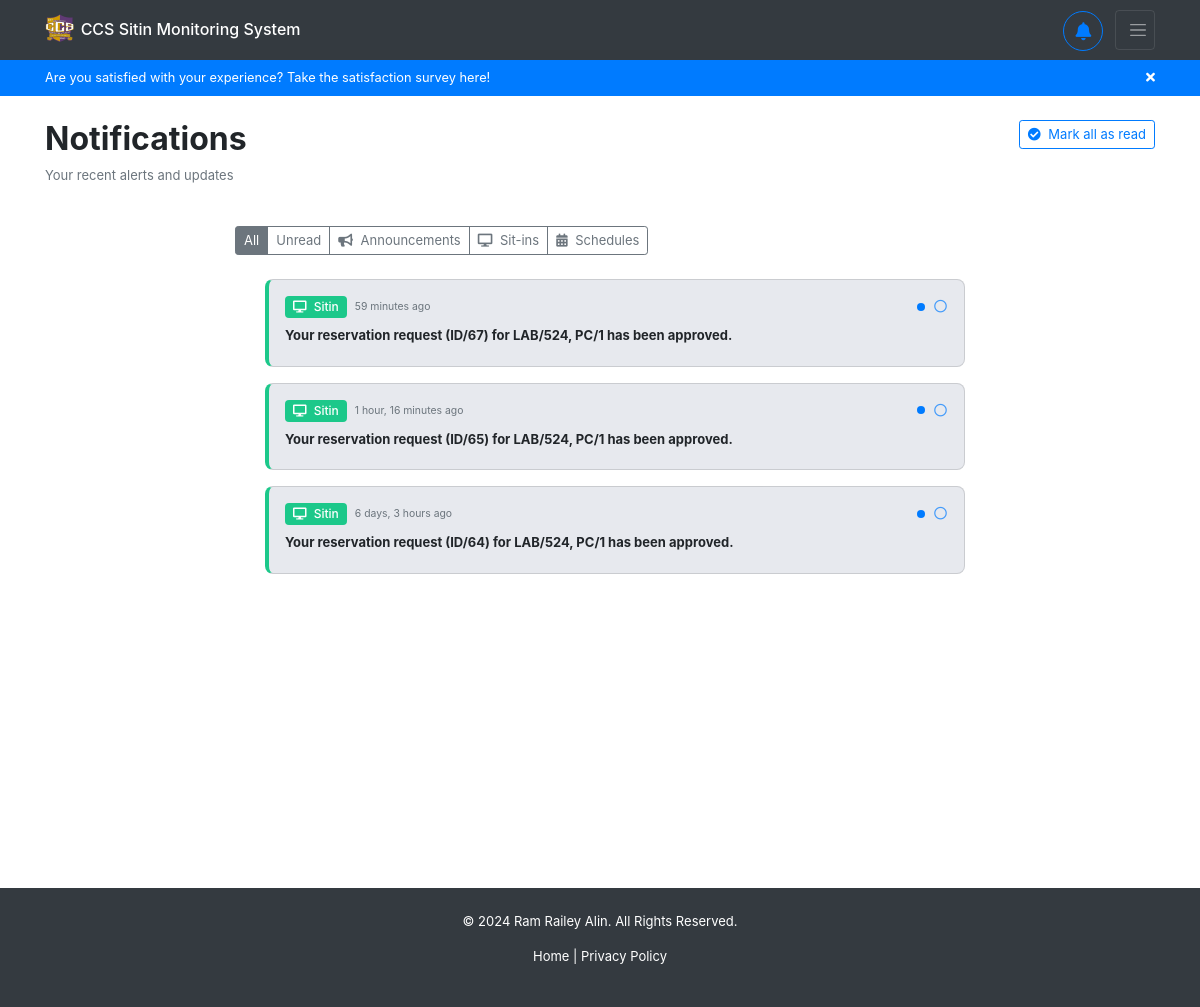
/notifications/ (signed in), run on the app's committed database.
### notifications/models.py (models this page shows)
class Notification(models.Model):
    badge_type = models.CharField(max_length=50, null=True, blank=True)
    message = models.TextField(null=True, blank=True)
    url = models.URLField(null=True, blank=True)
    timestamp = models.DateTimeField(auto_now_add=True)
    is_read = models.BooleanField(default=False)
    user = models.ForeignKey(User, on_delete=models.CASCADE)

### notifications/views.py (the view)
# urls.py: path('notifications/', include('notifications.urls')),
def notifications(request):
    notifications = Notification.objects.filter(user=request.user).order_by('-timestamp')
    return render(request, 'notifications/notifications.html', context={ 'notifications': notifications })

### notifications/templates/notifications/notifications.html (shortened to what this page needs)
{% extends 'backend/base.html' %}
{% block content %}
<div class="container mt-4" id="notifications-div">
    <div class="row mb-4">
        <div class="col">
            <h2 class="font-weight-bold">Notifications</h2>
            <p class="text-muted">Your recent alerts and updates</p>
        </div>
        <div class="col-auto">
            <button class="btn btn-outline-primary btn-sm" id="mark-all-read">
                <i class="fas fa-check-circle mr-1"></i> Mark all as read
            </button>
        </div>
    </div>
    <div class="row">
        <div class="col-md-8 mx-auto">
            <div class="d-flex mb-4">
                <div class="btn-group btn-group-sm" role="group">
                    <button type="button" class="btn btn-outline-secondary active" data-filter="all">All</button>
                    <button type="button" class="btn btn-outline-secondary" data-filter="unread">Unread</button>
                    <button type="button" class="btn btn-outline-secondary" data-filter="announcement">
                        <i class="fas fa-bullhorn mr-1"></i> Announcements
                    </button>
                    <button type="button" class="btn btn-outline-secondary" data-filter="sitin">
                        <i class="fas fa-desktop mr-1"></i> Sit-ins
                    </button>
                    <button type="button" class="btn btn-outline-secondary" data-filter="schedule">
                        <i class="fas fa-calendar-alt mr-1"></i> Schedules
                    </button>
                </div>
            </div>
            <ul class="notification-list list-unstyled">
                {% for notification in notifications %}
                <li class="mb-3 position-relative">
                    <div class="card shadow-sm border-left-4
                        {% if notification.badge_type == 'announcement' %}border-left-announcement
                        {% elif notification.badge_type == 'sitin' %}border-left-sitin
                        {% elif notification.badge_type == 'schedule' %}border-left-schedule
                        {% else %}border-left-default{% endif %}
                        notification-card {% if not notification.is_read %}unread-notification{% endif %}"
                        data-type="{{ notification.badge_type }}"
                        data-read="{{ notification.is_read|yesno:'true,false' }}"
                        data-id="{{ notification.id }}">
                        <div class="card-body p-3">
                            <div class="d-flex justify-content-between align-items-start">
                                <div class="d-flex align-items-center">
                                    <span class="badge
                                        {% if notification.badge_type == 'announcement' %}badge-announcement
                                        {% elif notification.badge_type == 'sitin' %}badge-sitin
                                        {% elif notification.badge_type == 'schedule' %}badge-schedule
                                        {% else %}badge-secondary{% endif %} mr-2">
                                        <i class="fas
                                            {% if notification.badge_type == 'announcement' %}fa-bullhorn
                                            {% elif notification.badge_type == 'sitin' %}fa-desktop
                                            {% elif notification.badge_type == 'schedule' %}fa-calendar-alt
                                            {% else %}fa-bell{% endif %} mr-1"></i>
                                        {{ notification.badge_type|title }}
                                    </span>
                                    <small class="text-muted">{{ notification.timestamp|timesince }} ago</small>
                                </div>
                                <div class="d-flex align-items-center">
                                    {% if not notification.is_read %}
                                    <span class="unread-indicator bg-primary rounded-circle mr-2"></span>
                                    {% endif %}
                                    <button class="btn btn-link text-dark mark-read-btn p-0" title="{% if notification.is_read %}Mark as unread{% else %}Mark as read{% endif %}">
                                        <i class="{% if notification.is_read %}fas fa-check-circle text-muted{% else %}far fa-circle text-primary{% endif %}"></i>
                                    </button>
                                </div>
                            </div>
                            <p class="mt-2 mb-1 {% if not notification.is_read %}font-weight-bold{% else %}text-muted{% endif %}">
                                {{ notification.message }}
                            </p>
                        </div>
                    </div>
                </li>
                {% empty %}
                <li class="text-center py-4">
                    <i class="far fa-bell fa-3x text-muted mb-3"></i>
                    <p class="text-muted">No notifications yet</p>
                </li>
                {% endfor %}
            </ul>
        </div>
    </div>
</div>
{% endblock %}

### backend/static/backend/css/styles.css (style rules this page uses)
* { box-sizing: border-box; padding: 0; margin: 0; }
html { scroll-behavior: smooth; }
li { text-decoration: none; }
p { font-size: small; }
button { font-size: small; }
.btn { font-size: small; }
ul { font-size: small; margin-left: 30px; }

### notifications/templates/notifications/notifications.html (style rules this page uses)
#notifications-div .btn { font-size: small !important; }
.border-left-sitin { border-left-color: #1cc88a !important; }
.badge-sitin { background-color: #1cc88a; color: white; }
.unread-notification { background-color: rgba(28, 45, 94, 0.1); }
.unread-indicator { width: 8px; height: 8px; display: inline-block; }
.border-left-4 { border-left-width: 4px !important; }
.notification-card { transition: all 0.3s ease; border-radius: 8px; border-left-style: solid !important; }
.mark-read-btn { opacity: 0.7; transition: opacity 0.2s; }
.badge { font-weight: 500; padding: 5px 8px; font-size: 0.75rem; }

### data on the page
Notification: badge_type "Sitin", timestamp "59 minutes", is_read False (drawn), message "Your reservation request (ID/67) for LAB/524, PC/1 has been approved."
Notification: badge_type "Sitin", timestamp "1 hour, 16 minutes", is_read False (drawn), message "Your reservation request (ID/65) for LAB/524, PC/1 has been approved."
Notification: badge_type "Sitin", timestamp "6 days, 3 hours", is_read False (drawn), message "Your reservation request (ID/64) for LAB/524, PC/1 has been approved."
